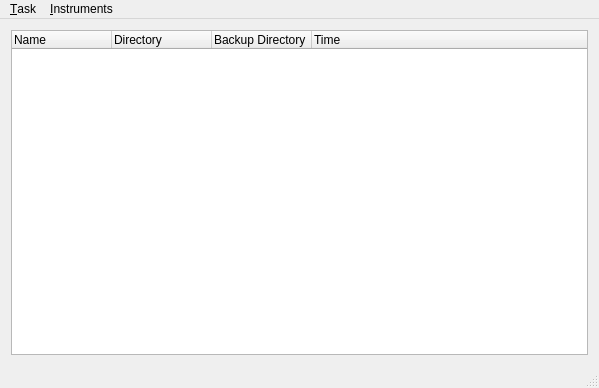
<?xml version="1.0" encoding="UTF-8"?>
<ui version="4.0">
 <class>MainWindow</class>
 <widget class="QMainWindow" name="MainWindow">
  <property name="geometry">
   <rect>
    <x>0</x>
    <y>0</y>
    <width>599</width>
    <height>388</height>
   </rect>
  </property>
  <property name="windowTitle">
   <string>MainWindow</string>
  </property>
  <widget class="QWidget" name="centralWidget">
   <layout class="QVBoxLayout" name="verticalLayout">
    <item>
     <widget class="QTreeWidget" name="treeWidget">
      <property name="rootIsDecorated">
       <bool>false</bool>
      </property>
      <property name="itemsExpandable">
       <bool>false</bool>
      </property>
      <property name="headerHidden">
       <bool>false</bool>
      </property>
      <attribute name="headerVisible">
       <bool>true</bool>
      </attribute>
      <attribute name="headerCascadingSectionResizes">
       <bool>false</bool>
      </attribute>
      <column>
       <property name="text">
        <string>Name</string>
       </property>
      </column>
      <column>
       <property name="text">
        <string>Directory</string>
       </property>
      </column>
      <column>
       <property name="text">
        <string>Backup Directory</string>
       </property>
      </column>
      <column>
       <property name="text">
        <string>Time</string>
       </property>
      </column>
     </widget>
    </item>
   </layout>
  </widget>
  <widget class="QStatusBar" name="statusBar"/>
  <widget class="QMenuBar" name="menuBar">
   <property name="geometry">
    <rect>
     <x>0</x>
     <y>0</y>
     <width>599</width>
     <height>23</height>
    </rect>
   </property>
   <widget class="QMenu" name="menuTask">
    <property name="title">
     <string>&amp;Task</string>
    </property>
    <addaction name="actionAdd_task"/>
    <addaction name="actionRemove_task"/>
    <addaction name="actionUpdate"/>
    <addaction name="separator"/>
    <addaction name="actionRun_Backup"/>
    <addaction name="separator"/>
    <addaction name="actionExit"/>
   </widget>
   <widget class="QMenu" name="menuInstruments">
    <property name="title">
     <string>&amp;Instruments</string>
    </property>
    <addaction name="actionShow_queue"/>
    <addaction name="actionSettings"/>
   </widget>
   <addaction name="menuTask"/>
   <addaction name="menuInstruments"/>
  </widget>
  <action name="actionAdd_task">
   <property name="text">
    <string>&amp;Add task</string>
   </property>
  </action>
  <action name="actionRemove_task">
   <property name="text">
    <string>&amp;Remove task</string>
   </property>
  </action>
  <action name="actionUpdate">
   <property name="text">
    <string>&amp;Update tasklist</string>
   </property>
  </action>
  <action name="actionRun_Backup">
   <property name="text">
    <string>Run &amp;Backup</string>
   </property>
  </action>
  <action name="actionSettings">
   <property name="text">
    <string>Settings</string>
   </property>
  </action>
  <action name="actionShow_queue">
   <property name="text">
    <string>Show  queue</string>
   </property>
  </action>
  <action name="actionExit">
   <property name="text">
    <string>Exit</string>
   </property>
  </action>
 </widget>
 <layoutdefault spacing="6" margin="11"/>
 <resources/>
 <connections/>
</ui>
